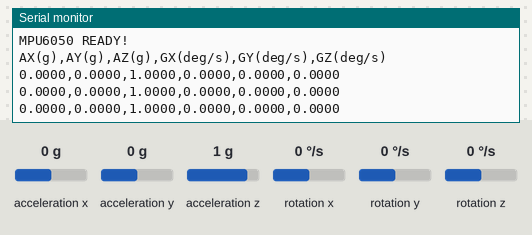
The sketch below on a simulated ESP32. Parts: the last lines printed to the serial monitor. Wiring (inferred from the names in the program): MPU-6050 motion sensor at I2C address 0x68. The inputs (shaded band) are chosen by the test bench; at power-on: acceleration x 0 g, acceleration y 0 g, acceleration z 1 g, rotation x 0 °/s, rotation y 0 °/s, rotation z 0 °/s.

Above: at 2.4 s.
2.5 s: acceleration x set to -1.4 g
At 3.1 s:
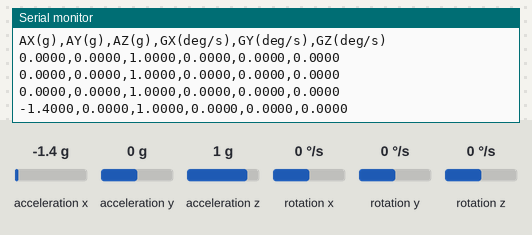
4.0 s: acceleration y set to -1.4 g
At 4.6 s:
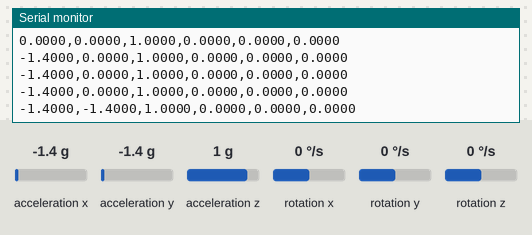
5.5 s: acceleration z set to -1.4 g
At 6.1 s:
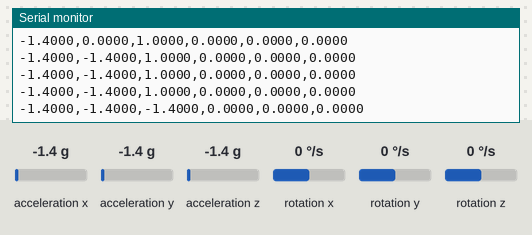
7.0 s: rotation x set to -192 °/s
At 7.6 s:
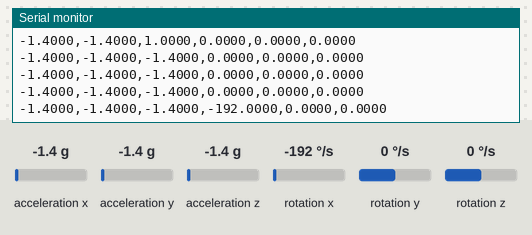
8.5 s: rotation y set to -192 °/s
At 9.1 s:
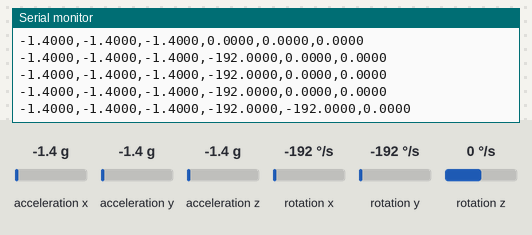

Measured:
- after the input at 2.5 s, the serial monitor: prints a new line after 0.21 s (image 1)
- after the input at 4.0 s, the serial monitor: prints a new line after 0.22 s (image 2)
- after the input at 5.5 s, the serial monitor: prints a new line after 0.22 s (image 3)
- after the input at 7.0 s, the serial monitor: prints a new line after 0.23 s (image 4)
- after the input at 8.5 s, the serial monitor: prints a new line after 0.24 s (image 5)

The sketch:

IMU_CODE.ino
```cpp
#include <Wire.h>

// ======================================================
// ESP32 + MPU6050 BASIC IMU TEST
// ======================================================

#define SDA_PIN 21
#define SCL_PIN 22

#define MPU6050_ADDR 0x68

#define PWR_MGMT_1   0x6B
#define WHO_AM_I     0x75
#define ACCEL_XOUT_H 0x3B


void setup() {

  Serial.begin(115200);
  delay(1000);

  Serial.println();
  Serial.println("====================================");
  Serial.println("       ESP32 + MPU6050 IMU");
  Serial.println("====================================");

  // Start I2C
  Wire.begin(SDA_PIN, SCL_PIN);

  delay(100);

  // Check MPU6050
  Wire.beginTransmission(MPU6050_ADDR);
  byte error = Wire.endTransmission();

  if (error != 0) {

    Serial.println();
    Serial.println("ERROR: MPU6050 NOT DETECTED!");
    Serial.println();
    Serial.println("Check wiring:");
    Serial.println("MPU VCC -> ESP32 3.3V");
    Serial.println("MPU GND -> ESP32 GND");
    Serial.println("MPU SDA -> ESP32 GPIO 21");
    Serial.println("MPU SCL -> ESP32 GPIO 22");

    while (1) {
      delay(1000);
    }
  }

  Serial.println("MPU6050 I2C FOUND!");

  // Read WHO_AM_I
  Wire.beginTransmission(MPU6050_ADDR);
  Wire.write(WHO_AM_I);
  Wire.endTransmission(false);

  Wire.requestFrom(MPU6050_ADDR, 1);

  if (Wire.available()) {

    byte whoAmI = Wire.read();

    Serial.print("WHO_AM_I = 0x");
    Serial.println(whoAmI, HEX);

  }

  // Wake up MPU6050
  Wire.beginTransmission(MPU6050_ADDR);
  Wire.write(PWR_MGMT_1);
  Wire.write(0x00);
  Wire.endTransmission();

  delay(100);

  Serial.println("MPU6050 READY!");
  Serial.println();
  Serial.println("AX(g),AY(g),AZ(g),GX(deg/s),GY(deg/s),GZ(deg/s)");
}


void loop() {

  // ==============================================
  // Request 14 bytes from MPU6050
  // ==============================================

  Wire.beginTransmission(MPU6050_ADDR);
  Wire.write(ACCEL_XOUT_H);
  Wire.endTransmission(false);

  Wire.requestFrom(MPU6050_ADDR, 14);

  if (Wire.available() < 14) {

    Serial.println("Sensor read error");
    delay(100);
    return;
  }


  // ==============================================
  // ACCELEROMETER
  // ==============================================

  int16_t rawAX =
    (Wire.read() << 8) | Wire.read();

  int16_t rawAY =
    (Wire.read() << 8) | Wire.read();

  int16_t rawAZ =
    (Wire.read() << 8) | Wire.read();


  // ==============================================
  // TEMPERATURE
  // ==============================================

  Wire.read();
  Wire.read();


  // ==============================================
  // GYROSCOPE
  // ==============================================

  int16_t rawGX =
    (Wire.read() << 8) | Wire.read();

  int16_t rawGY =
    (Wire.read() << 8) | Wire.read();

  int16_t rawGZ =
    (Wire.read() << 8) | Wire.read();


  // ==============================================
  // CONVERT TO REAL UNITS
  // ==============================================

  // Accelerometer ±2g
  float ax = rawAX / 16384.0;
  float ay = rawAY / 16384.0;
  float az = rawAZ / 16384.0;

  // Gyroscope ±250 deg/s
  float gx = rawGX / 131.0;
  float gy = rawGY / 131.0;
  float gz = rawGZ / 131.0;


  // ==============================================
  // PRINT CSV
  // ==============================================

  Serial.print(ax, 4);
  Serial.print(",");

  Serial.print(ay, 4);
  Serial.print(",");

  Serial.print(az, 4);
  Serial.print(",");

  Serial.print(gx, 4);
  Serial.print(",");

  Serial.print(gy, 4);
  Serial.print(",");

  Serial.println(gz, 4);


  // ==============================================
  // 50 Hz
  // ==============================================

  delay(500);
}
```
